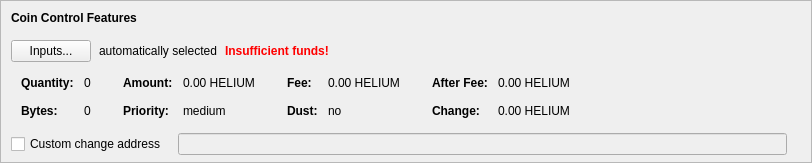
    <widget class="QFrame" name="frameCoinControl">
     <property name="sizePolicy">
      <sizepolicy hsizetype="Expanding" vsizetype="Expanding">
       <horstretch>0</horstretch>
       <verstretch>0</verstretch>
      </sizepolicy>
     </property>
     <property name="maximumSize">
      <size>
       <width>16777215</width>
       <height>16777215</height>
      </size>
     </property>
     <property name="frameShape">
      <enum>QFrame::StyledPanel</enum>
     </property>
     <property name="frameShadow">
      <enum>QFrame::Sunken</enum>
     </property>
     <layout class="QVBoxLayout" name="verticalLayoutCoinControl2">
      <property name="spacing">
       <number>0</number>
      </property>
      <property name="leftMargin">
       <number>0</number>
      </property>
      <property name="topMargin">
       <number>0</number>
      </property>
      <property name="rightMargin">
       <number>0</number>
      </property>
      <property name="bottomMargin">
       <number>6</number>
      </property>
      <item>
       <layout class="QVBoxLayout" name="verticalLayoutCoinControl" stretch="0,0,0,0,1">
        <property name="spacing">
         <number>0</number>
        </property>
        <property name="leftMargin">
         <number>10</number>
        </property>
        <property name="topMargin">
         <number>10</number>
        </property>
        <item>
         <layout class="QHBoxLayout" name="horizontalLayoutCoinControl1">
          <property name="bottomMargin">
           <number>15</number>
          </property>
          <item>
           <widget class="QLabel" name="labelCoinControlFeatures">
            <property name="sizePolicy">
             <sizepolicy hsizetype="Preferred" vsizetype="Maximum">
              <horstretch>0</horstretch>
              <verstretch>0</verstretch>
             </sizepolicy>
            </property>
            <property name="font">
             <font>
              <weight>75</weight>
              <bold>true</bold>
             </font>
            </property>
            <property name="styleSheet">
             <string notr="true">font-weight:bold;</string>
            </property>
            <property name="text">
             <string>Coin Control Features</string>
            </property>
           </widget>
          </item>
         </layout>
        </item>
        <item>
         <layout class="QHBoxLayout" name="horizontalLayoutCoinControl2" stretch="0,0,0,0">
          <property name="spacing">
           <number>8</number>
          </property>
          <property name="bottomMargin">
           <number>10</number>
          </property>
          <item>
           <widget class="QPushButton" name="pushButtonCoinControl">
            <property name="styleSheet">
             <string notr="true"/>
            </property>
            <property name="text">
             <string>Inputs...</string>
            </property>
            <property name="autoDefault">
             <bool>false</bool>
            </property>
           </widget>
          </item>
          <item>
           <widget class="QLabel" name="labelCoinControlAutomaticallySelected">
            <property name="text">
             <string>automatically selected</string>
            </property>
            <property name="margin">
             <number>5</number>
            </property>
           </widget>
          </item>
          <item>
           <widget class="QLabel" name="labelCoinControlInsuffFunds">
            <property name="font">
             <font>
              <weight>75</weight>
              <bold>true</bold>
             </font>
            </property>
            <property name="styleSheet">
             <string notr="true">color:red;font-weight:bold;</string>
            </property>
            <property name="text">
             <string>Insufficient funds!</string>
            </property>
            <property name="margin">
             <number>5</number>
            </property>
           </widget>
          </item>
          <item>
           <spacer name="horizontalSpacerCoinControl">
            <property name="orientation">
             <enum>Qt::Horizontal</enum>
            </property>
            <property name="sizeHint" stdset="0">
             <size>
              <width>40</width>
              <height>1</height>
             </size>
            </property>
           </spacer>
          </item>
         </layout>
        </item>
        <item>
         <widget class="QWidget" name="widgetCoinControl" native="true">
          <property name="sizePolicy">
           <sizepolicy hsizetype="Preferred" vsizetype="Preferred">
            <horstretch>0</horstretch>
            <verstretch>0</verstretch>
           </sizepolicy>
          </property>
          <property name="minimumSize">
           <size>
            <width>0</width>
            <height>0</height>
           </size>
          </property>
          <property name="styleSheet">
           <string notr="true"/>
          </property>
          <layout class="QHBoxLayout" name="horizontalLayoutCoinControl5">
           <property name="leftMargin">
            <number>0</number>
           </property>
           <property name="topMargin">
            <number>0</number>
           </property>
           <property name="rightMargin">
            <number>0</number>
           </property>
           <property name="bottomMargin">
            <number>0</number>
           </property>
           <item>
            <layout class="QHBoxLayout" name="horizontalLayoutCoinControl3" stretch="0,0,0,1">
             <property name="spacing">
              <number>20</number>
             </property>
             <property name="topMargin">
              <number>0</number>
             </property>
             <property name="bottomMargin">
              <number>10</number>
             </property>
             <item>
              <layout class="QFormLayout" name="formLayoutCoinControl1">
               <property name="horizontalSpacing">
                <number>10</number>
               </property>
               <property name="verticalSpacing">
                <number>14</number>
               </property>
               <property name="leftMargin">
                <number>10</number>
               </property>
               <property name="topMargin">
                <number>4</number>
               </property>
               <property name="rightMargin">
                <number>6</number>
               </property>
               <item row="0" column="0">
                <widget class="QLabel" name="labelCoinControlQuantityText">
                 <property name="font">
                  <font>
                   <weight>75</weight>
                   <bold>true</bold>
                  </font>
                 </property>
                 <property name="text">
                  <string>Quantity:</string>
                 </property>
                 <property name="margin">
                  <number>0</number>
                 </property>
                </widget>
               </item>
               <item row="0" column="1">
                <widget class="QLabel" name="labelCoinControlQuantity">
                 <property name="cursor">
                  <cursorShape>IBeamCursor</cursorShape>
                 </property>
                 <property name="contextMenuPolicy">
                  <enum>Qt::ActionsContextMenu</enum>
                 </property>
                 <property name="text">
                  <string notr="true">0</string>
                 </property>
                 <property name="margin">
                  <number>0</number>
                 </property>
                 <property name="textInteractionFlags">
                  <set>Qt::LinksAccessibleByMouse|Qt::TextSelectableByKeyboard|Qt::TextSelectableByMouse</set>
                 </property>
                </widget>
               </item>
               <item row="1" column="0">
                <widget class="QLabel" name="labelCoinControlBytesText">
                 <property name="font">
                  <font>
                   <weight>75</weight>
                   <bold>true</bold>
                  </font>
                 </property>
                 <property name="text">
                  <string>Bytes:</string>
                 </property>
                </widget>
               </item>
               <item row="1" column="1">
                <widget class="QLabel" name="labelCoinControlBytes">
                 <property name="cursor">
                  <cursorShape>IBeamCursor</cursorShape>
                 </property>
                 <property name="contextMenuPolicy">
                  <enum>Qt::ActionsContextMenu</enum>
                 </property>
                 <property name="text">
                  <string notr="true">0</string>
                 </property>
                 <property name="textInteractionFlags">
                  <set>Qt::LinksAccessibleByMouse|Qt::TextSelectableByKeyboard|Qt::TextSelectableByMouse</set>
                 </property>
                </widget>
               </item>
              </layout>
             </item>
             <item>
              <layout class="QFormLayout" name="formLayoutCoinControl2">
               <property name="horizontalSpacing">
                <number>10</number>
               </property>
               <property name="verticalSpacing">
                <number>14</number>
               </property>
               <property name="leftMargin">
                <number>6</number>
               </property>
               <property name="topMargin">
                <number>4</number>
               </property>
               <property name="rightMargin">
                <number>6</number>
               </property>
               <item row="0" column="0">
                <widget class="QLabel" name="labelCoinControlAmountText">
                 <property name="font">
                  <font>
                   <weight>75</weight>
                   <bold>true</bold>
                  </font>
                 </property>
                 <property name="text">
                  <string>Amount:</string>
                 </property>
                 <property name="margin">
                  <number>0</number>
                 </property>
                </widget>
               </item>
               <item row="0" column="1">
                <widget class="QLabel" name="labelCoinControlAmount">
                 <property name="cursor">
                  <cursorShape>IBeamCursor</cursorShape>
                 </property>
                 <property name="contextMenuPolicy">
                  <enum>Qt::ActionsContextMenu</enum>
                 </property>
                 <property name="text">
                  <string notr="true">0.00 HELIUM</string>
                 </property>
                 <property name="textInteractionFlags">
                  <set>Qt::LinksAccessibleByMouse|Qt::TextSelectableByKeyboard|Qt::TextSelectableByMouse</set>
                 </property>
                </widget>
               </item>
               <item row="1" column="0">
                <widget class="QLabel" name="labelCoinControlPriorityText">
                 <property name="font">
                  <font>
                   <weight>75</weight>
                   <bold>true</bold>
                  </font>
                 </property>
                 <property name="text">
                  <string>Priority:</string>
                 </property>
                </widget>
               </item>
               <item row="1" column="1">
                <widget class="QLabel" name="labelCoinControlPriority">
                 <property name="cursor">
                  <cursorShape>IBeamCursor</cursorShape>
                 </property>
                 <property name="contextMenuPolicy">
                  <enum>Qt::ActionsContextMenu</enum>
                 </property>
                 <property name="text">
                  <string>medium</string>
                 </property>
                 <property name="textInteractionFlags">
                  <set>Qt::LinksAccessibleByMouse|Qt::TextSelectableByKeyboard|Qt::TextSelectableByMouse</set>
                 </property>
                </widget>
               </item>
              </layout>
             </item>
             <item>
              <layout class="QFormLayout" name="formLayoutCoinControl3">
               <property name="horizontalSpacing">
                <number>10</number>
               </property>
               <property name="verticalSpacing">
                <number>14</number>
               </property>
               <property name="leftMargin">
                <number>6</number>
               </property>
               <property name="topMargin">
                <number>4</number>
               </property>
               <property name="rightMargin">
                <number>6</number>
               </property>
               <item row="0" column="0">
                <widget class="QLabel" name="labelCoinControlFeeText">
                 <property name="font">
                  <font>
                   <weight>75</weight>
                   <bold>true</bold>
                  </font>
                 </property>
                 <property name="text">
                  <string>Fee:</string>
                 </property>
                 <property name="margin">
                  <number>0</number>
                 </property>
                </widget>
               </item>
               <item row="0" column="1">
                <widget class="QLabel" name="labelCoinControlFee">
                 <property name="cursor">
                  <cursorShape>IBeamCursor</cursorShape>
                 </property>
                 <property name="contextMenuPolicy">
                  <enum>Qt::ActionsContextMenu</enum>
                 </property>
                 <property name="text">
                  <string notr="true">0.00 HELIUM</string>
                 </property>
                 <property name="textInteractionFlags">
                  <set>Qt::LinksAccessibleByMouse|Qt::TextSelectableByKeyboard|Qt::TextSelectableByMouse</set>
                 </property>
                </widget>
               </item>
               <item row="1" column="0">
                <widget class="QLabel" name="labelCoinControlLowOutputText">
                 <property name="font">
                  <font>
                   <weight>75</weight>
                   <bold>true</bold>
                  </font>
                 </property>
                 <property name="text">
                  <string>Dust:</string>
                 </property>
                </widget>
               </item>
               <item row="1" column="1">
                <widget class="QLabel" name="labelCoinControlLowOutput">
                 <property name="cursor">
                  <cursorShape>IBeamCursor</cursorShape>
                 </property>
                 <property name="contextMenuPolicy">
                  <enum>Qt::ActionsContextMenu</enum>
                 </property>
                 <property name="text">
                  <string>no</string>
                 </property>
                 <property name="textInteractionFlags">
                  <set>Qt::LinksAccessibleByMouse|Qt::TextSelectableByKeyboard|Qt::TextSelectableByMouse</set>
                 </property>
                </widget>
               </item>
              </layout>
             </item>
             <item>
              <layout class="QFormLayout" name="formLayoutCoinControl4">
               <property name="horizontalSpacing">
                <number>10</number>
               </property>
               <property name="verticalSpacing">
                <number>14</number>
               </property>
               <property name="leftMargin">
                <number>6</number>
               </property>
               <property name="topMargin">
                <number>4</number>
               </property>
               <property name="rightMargin">
                <number>6</number>
               </property>
               <item row="0" column="0">
                <widget class="QLabel" name="labelCoinControlAfterFeeText">
                 <property name="font">
                  <font>
                   <weight>75</weight>
                   <bold>true</bold>
                  </font>
                 </property>
                 <property name="text">
                  <string>After Fee:</string>
                 </property>
                 <property name="margin">
                  <number>0</number>
                 </property>
                </widget>
               </item>
               <item row="0" column="1">
                <widget class="QLabel" name="labelCoinControlAfterFee">
                 <property name="cursor">
                  <cursorShape>IBeamCursor</cursorShape>
                 </property>
                 <property name="contextMenuPolicy">
                  <enum>Qt::ActionsContextMenu</enum>
                 </property>
                 <property name="text">
                  <string notr="true">0.00 HELIUM</string>
                 </property>
                 <property name="textInteractionFlags">
                  <set>Qt::LinksAccessibleByMouse|Qt::TextSelectableByKeyboard|Qt::TextSelectableByMouse</set>
                 </property>
                </widget>
               </item>
               <item row="1" column="0">
                <widget class="QLabel" name="labelCoinControlChangeText">
                 <property name="font">
                  <font>
                   <weight>75</weight>
                   <bold>true</bold>
                  </font>
                 </property>
                 <property name="text">
                  <string>Change:</string>
                 </property>
                </widget>
               </item>
               <item row="1" column="1">
                <widget class="QLabel" name="labelCoinControlChange">
                 <property name="cursor">
                  <cursorShape>IBeamCursor</cursorShape>
                 </property>
                 <property name="contextMenuPolicy">
                  <enum>Qt::ActionsContextMenu</enum>
                 </property>
                 <property name="text">
                  <string notr="true">0.00 HELIUM</string>
                 </property>
                 <property name="textInteractionFlags">
                  <set>Qt::LinksAccessibleByMouse|Qt::TextSelectableByKeyboard|Qt::TextSelectableByMouse</set>
                 </property>
                </widget>
               </item>
              </layout>
             </item>
            </layout>
           </item>
          </layout>
         </widget>
        </item>
        <item>
         <layout class="QHBoxLayout" name="horizontalLayoutCoinControl4" stretch="0,0,0">
          <property name="spacing">
           <number>12</number>
          </property>
          <property name="sizeConstraint">
           <enum>QLayout::SetDefaultConstraint</enum>
          </property>
          <property name="topMargin">
           <number>5</number>
          </property>
          <property name="rightMargin">
           <number>5</number>
          </property>
          <item>
           <widget class="QCheckBox" name="checkBoxCoinControlChange">
            <property name="toolTip">
             <string>If this is activated, but the change address is empty or invalid, change will be sent to a newly generated address.</string>
            </property>
            <property name="text">
             <string>Custom change address</string>
            </property>
           </widget>
          </item>
          <item>
           <widget class="QValidatedLineEdit" name="lineEditCoinControlChange">
            <property name="enabled">
             <bool>false</bool>
            </property>
            <property name="sizePolicy">
             <sizepolicy hsizetype="Expanding" vsizetype="Fixed">
              <horstretch>0</horstretch>
              <verstretch>0</verstretch>
             </sizepolicy>
            </property>
           </widget>
          </item>
          <item>
           <widget class="QLabel" name="labelCoinControlChangeLabel">
            <property name="sizePolicy">
             <sizepolicy hsizetype="Preferred" vsizetype="Expanding">
              <horstretch>0</horstretch>
              <verstretch>0</verstretch>
             </sizepolicy>
            </property>
            <property name="minimumSize">
             <size>
              <width>0</width>
              <height>0</height>
             </size>
            </property>
            <property name="text">
             <string/>
            </property>
            <property name="margin">
             <number>3</number>
            </property>
           </widget>
          </item>
         </layout>
        </item>
        <item>
         <spacer name="verticalSpacerCoinControl">
          <property name="orientation">
           <enum>Qt::Vertical</enum>
          </property>
          <property name="sizeHint" stdset="0">
           <size>
            <width>800</width>
            <height>1</height>
           </size>
          </property>
         </spacer>
        </item>
       </layout>
      </item>
     </layout>
    </widget>
